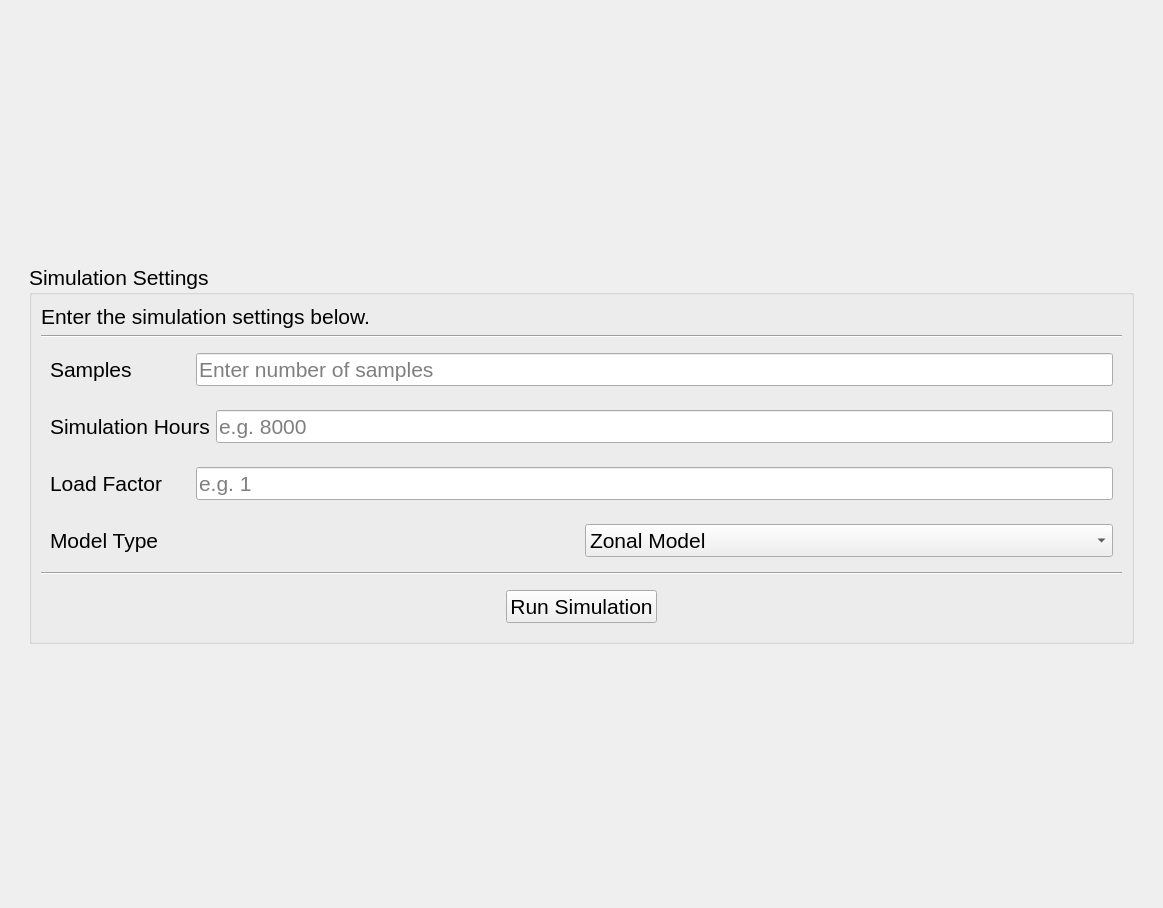
<?xml version="1.0" encoding="UTF-8"?>
<ui version="4.0">
 <class>SimulationPage</class>
 <widget class="QWidget" name="SimulationPage">
  <property name="geometry">
   <rect>
    <x>0</x>
    <y>0</y>
    <width>1163</width>
    <height>908</height>
   </rect>
  </property>
  <property name="windowTitle">
   <string>Form</string>
  </property>
  <layout class="QVBoxLayout" name="verticalLayout_main">
   <item>
    <widget class="QFrame" name="frame_main">
     <property name="frameShape">
      <enum>QFrame::NoFrame</enum>
     </property>
     <property name="frameShadow">
      <enum>QFrame::Raised</enum>
     </property>
     <layout class="QVBoxLayout" name="verticalLayout_container">
      <item>
       <spacer name="verticalSpacer_top">
        <property name="orientation">
         <enum>Qt::Vertical</enum>
        </property>
        <property name="sizeHint" stdset="0">
         <size>
          <width>20</width>
          <height>20</height>
         </size>
        </property>
       </spacer>
      </item>
      <item>
       <widget class="QFrame" name="frame_simulation">
        <property name="frameShape">
         <enum>QFrame::NoFrame</enum>
        </property>
        <property name="frameShadow">
         <enum>QFrame::Plain</enum>
        </property>
        <layout class="QHBoxLayout" name="horizontalLayout">
         <item>
          <widget class="QGroupBox" name="groupBox_simulation">
           <property name="font">
            <font>
             <pointsize>16</pointsize>
            </font>
           </property>
           <property name="title">
            <string>Simulation Settings</string>
           </property>
           <layout class="QVBoxLayout" name="verticalLayout_simulation">
            <item>
             <widget class="QLabel" name="label_sim_hint">
              <property name="text">
               <string>Enter the simulation settings below.</string>
              </property>
             </widget>
            </item>
            <item>
             <widget class="QFrame" name="line_separator_1">
              <property name="frameShape">
               <enum>QFrame::HLine</enum>
              </property>
              <property name="frameShadow">
               <enum>QFrame::Sunken</enum>
              </property>
             </widget>
            </item>
            <item>
             <widget class="QFrame" name="frame_samples">
              <property name="frameShape">
               <enum>QFrame::NoFrame</enum>
              </property>
              <layout class="QHBoxLayout" name="horizontalLayout_samples">
               <item>
                <widget class="QLabel" name="label_samples">
                 <property name="minimumSize">
                  <size>
                   <width>140</width>
                   <height>0</height>
                  </size>
                 </property>
                 <property name="text">
                  <string>Samples</string>
                 </property>
                </widget>
               </item>
               <item>
                <widget class="QLineEdit" name="lineEdit_samples">
                 <property name="placeholderText">
                  <string>Enter number of samples</string>
                 </property>
                </widget>
               </item>
              </layout>
             </widget>
            </item>
            <item>
             <widget class="QFrame" name="frame_hours">
              <property name="frameShape">
               <enum>QFrame::NoFrame</enum>
              </property>
              <layout class="QHBoxLayout" name="horizontalLayout_hours">
               <item>
                <widget class="QLabel" name="label_hours">
                 <property name="minimumSize">
                  <size>
                   <width>140</width>
                   <height>0</height>
                  </size>
                 </property>
                 <property name="text">
                  <string>Simulation Hours</string>
                 </property>
                </widget>
               </item>
               <item>
                <widget class="QLineEdit" name="lineEdit_hours">
                 <property name="text">
                  <string/>
                 </property>
                 <property name="placeholderText">
                  <string>e.g. 8000</string>
                 </property>
                </widget>
               </item>
              </layout>
             </widget>
            </item>
            <item>
             <widget class="QFrame" name="frame_load_factor">
              <property name="frameShape">
               <enum>QFrame::NoFrame</enum>
              </property>
              <layout class="QHBoxLayout" name="horizontalLayout_load_factor">
               <item>
                <widget class="QLabel" name="label_load_factor">
                 <property name="minimumSize">
                  <size>
                   <width>140</width>
                   <height>0</height>
                  </size>
                 </property>
                 <property name="text">
                  <string>Load Factor</string>
                 </property>
                </widget>
               </item>
               <item>
                <widget class="QLineEdit" name="lineEdit_load_factor">
                 <property name="text">
                  <string/>
                 </property>
                 <property name="placeholderText">
                  <string>e.g. 1</string>
                 </property>
                </widget>
               </item>
              </layout>
             </widget>
            </item>
            <item>
             <widget class="QFrame" name="frame_model_type">
              <property name="frameShape">
               <enum>QFrame::NoFrame</enum>
              </property>
              <layout class="QHBoxLayout" name="horizontalLayout_model_type">
               <item>
                <widget class="QLabel" name="label_model_type">
                 <property name="minimumSize">
                  <size>
                   <width>140</width>
                   <height>0</height>
                  </size>
                 </property>
                 <property name="text">
                  <string>Model Type</string>
                 </property>
                </widget>
               </item>
               <item>
                <widget class="QComboBox" name="comboBox_model_type">
                 <item>
                  <property name="text">
                   <string>Zonal Model</string>
                  </property>
                 </item>
                 <item>
                  <property name="text">
                   <string>Copper Sheet Model</string>
                  </property>
                 </item>
                </widget>
               </item>
              </layout>
             </widget>
            </item>
            <item>
             <widget class="QFrame" name="line_separator_2">
              <property name="frameShape">
               <enum>QFrame::HLine</enum>
              </property>
              <property name="frameShadow">
               <enum>QFrame::Sunken</enum>
              </property>
             </widget>
            </item>
            <item>
             <widget class="QFrame" name="frame_run_button">
              <property name="frameShape">
               <enum>QFrame::NoFrame</enum>
              </property>
              <layout class="QHBoxLayout" name="horizontalLayout_run_button">
               <item>
                <spacer name="horizontalSpacer_left">
                 <property name="orientation">
                  <enum>Qt::Horizontal</enum>
                 </property>
                 <property name="sizeHint" stdset="0">
                  <size>
                   <width>40</width>
                   <height>20</height>
                  </size>
                 </property>
                </spacer>
               </item>
               <item>
                <widget class="QPushButton" name="btn_run_simulation">
                 <property name="text">
                  <string>Run Simulation</string>
                 </property>
                </widget>
               </item>
               <item>
                <spacer name="horizontalSpacer_right">
                 <property name="orientation">
                  <enum>Qt::Horizontal</enum>
                 </property>
                 <property name="sizeType">
                  <enum>QSizePolicy::MinimumExpanding</enum>
                 </property>
                 <property name="sizeHint" stdset="0">
                  <size>
                   <width>40</width>
                   <height>20</height>
                  </size>
                 </property>
                </spacer>
               </item>
              </layout>
             </widget>
            </item>
           </layout>
          </widget>
         </item>
        </layout>
       </widget>
      </item>
      <item>
       <spacer name="verticalSpacer_bottom">
        <property name="orientation">
         <enum>Qt::Vertical</enum>
        </property>
        <property name="sizeHint" stdset="0">
         <size>
          <width>20</width>
          <height>20</height>
         </size>
        </property>
       </spacer>
      </item>
     </layout>
    </widget>
   </item>
  </layout>
 </widget>
 <resources/>
 <connections/>
</ui>
